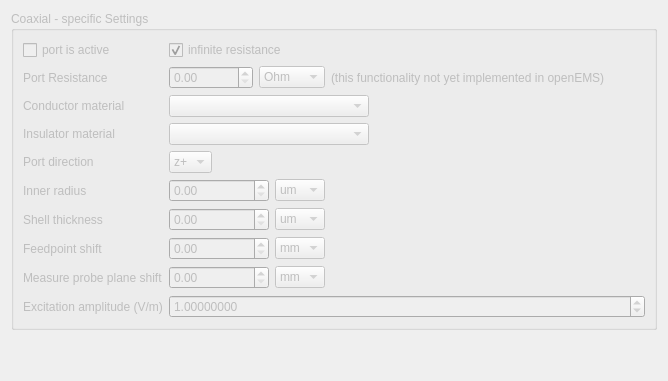
               <widget class="QWidget" name="Coaxial">
                <attribute name="title">
                 <string>Coaxial</string>
                </attribute>
                <layout class="QVBoxLayout" name="verticalLayout_29">
                 <item>
                  <widget class="QGroupBox" name="coaxialPortSettingsGroup">
                   <property name="enabled">
                    <bool>false</bool>
                   </property>
                   <property name="title">
                    <string>Coaxial - specific Settings</string>
                   </property>
                   <layout class="QGridLayout" name="gridLayout_18">
                    <item row="7" column="0">
                     <widget class="QLabel" name="label_75">
                      <property name="text">
                       <string>Feedpoint shift</string>
                      </property>
                     </widget>
                    </item>
                    <item row="2" column="0">
                     <widget class="QLabel" name="label_72">
                      <property name="text">
                       <string>Conductor material</string>
                      </property>
                     </widget>
                    </item>
                    <item row="6" column="0">
                     <widget class="QLabel" name="label_73">
                      <property name="text">
                       <string>Shell thickness</string>
                      </property>
                     </widget>
                    </item>
                    <item row="0" column="0">
                     <widget class="QCheckBox" name="coaxialPortActive">
                      <property name="text">
                       <string>port is active</string>
                      </property>
                     </widget>
                    </item>
                    <item row="3" column="0">
                     <widget class="QLabel" name="label_71">
                      <property name="text">
                       <string>Insulator material</string>
                      </property>
                     </widget>
                    </item>
                    <item row="1" column="2">
                     <layout class="QHBoxLayout" name="horizontalLayout_41">
                      <property name="leftMargin">
                       <number>0</number>
                      </property>
                      <property name="topMargin">
                       <number>0</number>
                      </property>
                      <property name="rightMargin">
                       <number>0</number>
                      </property>
                      <property name="bottomMargin">
                       <number>0</number>
                      </property>
                      <item>
                       <widget class="QDoubleSpinBox" name="coaxialPortResistanceValue">
                        <property name="enabled">
                         <bool>false</bool>
                        </property>
                        <property name="maximum">
                         <double>10000000000.000000000000000</double>
                        </property>
                       </widget>
                      </item>
                      <item>
                       <widget class="QComboBox" name="coaxialPortResistanceUnits">
                        <property name="enabled">
                         <bool>false</bool>
                        </property>
                        <property name="currentText">
                         <string>Ohm</string>
                        </property>
                        <item>
                         <property name="text">
                          <string>Ohm</string>
                         </property>
                        </item>
                        <item>
                         <property name="text">
                          <string>uOhm</string>
                         </property>
                        </item>
                        <item>
                         <property name="text">
                          <string>mOhm</string>
                         </property>
                        </item>
                        <item>
                         <property name="text">
                          <string>kOhm</string>
                         </property>
                        </item>
                        <item>
                         <property name="text">
                          <string>MOhm</string>
                         </property>
                        </item>
                        <item>
                         <property name="text">
                          <string>GOhm</string>
                         </property>
                        </item>
                       </widget>
                      </item>
                      <item>
                       <widget class="QLabel" name="label_84">
                        <property name="text">
                         <string>(this functionality not yet implemented in openEMS)</string>
                        </property>
                       </widget>
                      </item>
                      <item>
                       <spacer name="horizontalSpacer_31">
                        <property name="orientation">
                         <enum>Qt::Orientation::Horizontal</enum>
                        </property>
                        <property name="sizeHint" stdset="0">
                         <size>
                          <width>40</width>
                          <height>20</height>
                         </size>
                        </property>
                       </spacer>
                      </item>
                     </layout>
                    </item>
                    <item row="2" column="2">
                     <layout class="QHBoxLayout" name="horizontalLayout_50">
                      <item>
                       <widget class="QComboBox" name="coaxialPortConductorMaterialComboBox">
                        <property name="minimumSize">
                         <size>
                          <width>200</width>
                          <height>0</height>
                         </size>
                        </property>
                       </widget>
                      </item>
                      <item>
                       <spacer name="horizontalSpacer_42">
                        <property name="orientation">
                         <enum>Qt::Orientation::Horizontal</enum>
                        </property>
                        <property name="sizeType">
                         <enum>QSizePolicy::Policy::Expanding</enum>
                        </property>
                        <property name="sizeHint" stdset="0">
                         <size>
                          <width>40</width>
                          <height>20</height>
                         </size>
                        </property>
                       </spacer>
                      </item>
                     </layout>
                    </item>
                    <item row="7" column="2">
                     <layout class="QHBoxLayout" name="horizontalLayout_32">
                      <item>
                       <widget class="QDoubleSpinBox" name="coaxialPortFeedpointShiftValue">
                        <property name="minimumSize">
                         <size>
                          <width>100</width>
                          <height>0</height>
                         </size>
                        </property>
                        <property name="maximum">
                         <double>1000000.000000000000000</double>
                        </property>
                       </widget>
                      </item>
                      <item>
                       <widget class="QComboBox" name="coaxialPortFeedpointShiftUnits">
                        <property name="currentIndex">
                         <number>2</number>
                        </property>
                        <item>
                         <property name="text">
                          <string>m</string>
                         </property>
                        </item>
                        <item>
                         <property name="text">
                          <string>cm</string>
                         </property>
                        </item>
                        <item>
                         <property name="text">
                          <string>mm</string>
                         </property>
                        </item>
                        <item>
                         <property name="text">
                          <string>um</string>
                         </property>
                        </item>
                        <item>
                         <property name="text">
                          <string>nm</string>
                         </property>
                        </item>
                        <item>
                         <property name="text">
                          <string>pm</string>
                         </property>
                        </item>
                       </widget>
                      </item>
                      <item>
                       <spacer name="horizontalSpacer_26">
                        <property name="orientation">
                         <enum>Qt::Orientation::Horizontal</enum>
                        </property>
                        <property name="sizeHint" stdset="0">
                         <size>
                          <width>40</width>
                          <height>20</height>
                         </size>
                        </property>
                       </spacer>
                      </item>
                     </layout>
                    </item>
                    <item row="9" column="2">
                     <widget class="QDoubleSpinBox" name="coaxialPortExcitationAmplitude">
                      <property name="decimals">
                       <number>8</number>
                      </property>
                      <property name="minimum">
                       <double>-1000000.000000000000000</double>
                      </property>
                      <property name="maximum">
                       <double>1000000.000000000000000</double>
                      </property>
                      <property name="singleStep">
                       <double>0.100000000000000</double>
                      </property>
                      <property name="value">
                       <double>1.000000000000000</double>
                      </property>
                     </widget>
                    </item>
                    <item row="5" column="0">
                     <widget class="QLabel" name="label_74">
                      <property name="text">
                       <string>Inner radius</string>
                      </property>
                     </widget>
                    </item>
                    <item row="3" column="2">
                     <layout class="QHBoxLayout" name="horizontalLayout_49">
                      <item>
                       <widget class="QComboBox" name="coaxialPortMaterialComboBox">
                        <property name="minimumSize">
                         <size>
                          <width>200</width>
                          <height>0</height>
                         </size>
                        </property>
                       </widget>
                      </item>
                      <item>
                       <spacer name="horizontalSpacer_41">
                        <property name="orientation">
                         <enum>Qt::Orientation::Horizontal</enum>
                        </property>
                        <property name="sizeType">
                         <enum>QSizePolicy::Policy::Expanding</enum>
                        </property>
                        <property name="sizeHint" stdset="0">
                         <size>
                          <width>40</width>
                          <height>20</height>
                         </size>
                        </property>
                       </spacer>
                      </item>
                     </layout>
                    </item>
                    <item row="8" column="0">
                     <widget class="QLabel" name="label_76">
                      <property name="text">
                       <string>Measure probe plane shift</string>
                      </property>
                     </widget>
                    </item>
                    <item row="4" column="2">
                     <layout class="QHBoxLayout" name="horizontalLayout_42">
                      <item>
                       <widget class="QComboBox" name="coaxialPortDirection">
                        <property name="currentText">
                         <string>z+</string>
                        </property>
                        <item>
                         <property name="text">
                          <string>z+</string>
                         </property>
                        </item>
                        <item>
                         <property name="text">
                          <string>z-</string>
                         </property>
                        </item>
                        <item>
                         <property name="text">
                          <string>x+</string>
                         </property>
                        </item>
                        <item>
                         <property name="text">
                          <string>x-</string>
                         </property>
                        </item>
                        <item>
                         <property name="text">
                          <string>y+</string>
                         </property>
                        </item>
                        <item>
                         <property name="text">
                          <string>y-</string>
                         </property>
                        </item>
                       </widget>
                      </item>
                      <item>
                       <spacer name="horizontalSpacer_34">
                        <property name="orientation">
                         <enum>Qt::Orientation::Horizontal</enum>
                        </property>
                        <property name="sizeHint" stdset="0">
                         <size>
                          <width>40</width>
                          <height>20</height>
                         </size>
                        </property>
                       </spacer>
                      </item>
                     </layout>
                    </item>
                    <item row="8" column="2">
                     <layout class="QHBoxLayout" name="horizontalLayout_33">
                      <item>
                       <widget class="QDoubleSpinBox" name="coaxialPortMeasureShiftValue">
                        <property name="minimumSize">
                         <size>
                          <width>100</width>
                          <height>0</height>
                         </size>
                        </property>
                        <property name="maximum">
                         <double>1000000.000000000000000</double>
                        </property>
                       </widget>
                      </item>
                      <item>
                       <widget class="QComboBox" name="coaxialPortMeasureShiftUnits">
                        <property name="currentIndex">
                         <number>2</number>
                        </property>
                        <item>
                         <property name="text">
                          <string>m</string>
                         </property>
                        </item>
                        <item>
                         <property name="text">
                          <string>cm</string>
                         </property>
                        </item>
                        <item>
                         <property name="text">
                          <string>mm</string>
                         </property>
                        </item>
                        <item>
                         <property name="text">
                          <string>um</string>
                         </property>
                        </item>
                        <item>
                         <property name="text">
                          <string>nm</string>
                         </property>
                        </item>
                        <item>
                         <property name="text">
                          <string>pm</string>
                         </property>
                        </item>
                       </widget>
                      </item>
                      <item>
                       <spacer name="horizontalSpacer_27">
                        <property name="orientation">
                         <enum>Qt::Orientation::Horizontal</enum>
                        </property>
                        <property name="sizeHint" stdset="0">
                         <size>
                          <width>40</width>
                          <height>20</height>
                         </size>
                        </property>
                       </spacer>
                      </item>
                     </layout>
                    </item>
                    <item row="6" column="2">
                     <layout class="QHBoxLayout" name="horizontalLayout_30">
                      <item>
                       <widget class="QDoubleSpinBox" name="coaxialPortShellThicknessValue">
                        <property name="minimumSize">
                         <size>
                          <width>100</width>
                          <height>0</height>
                         </size>
                        </property>
                        <property name="maximum">
                         <double>1000000.000000000000000</double>
                        </property>
                       </widget>
                      </item>
                      <item>
                       <widget class="QComboBox" name="coaxialPortShellThicknessUnits">
                        <property name="currentIndex">
                         <number>3</number>
                        </property>
                        <item>
                         <property name="text">
                          <string>m</string>
                         </property>
                        </item>
                        <item>
                         <property name="text">
                          <string>cm</string>
                         </property>
                        </item>
                        <item>
                         <property name="text">
                          <string>mm</string>
                         </property>
                        </item>
                        <item>
                         <property name="text">
                          <string>um</string>
                         </property>
                        </item>
                        <item>
                         <property name="text">
                          <string>nm</string>
                         </property>
                        </item>
                        <item>
                         <property name="text">
                          <string>pm</string>
                         </property>
                        </item>
                       </widget>
                      </item>
                      <item>
                       <spacer name="horizontalSpacer_24">
                        <property name="orientation">
                         <enum>Qt::Orientation::Horizontal</enum>
                        </property>
                        <property name="sizeHint" stdset="0">
                         <size>
                          <width>40</width>
                          <height>20</height>
                         </size>
                        </property>
                       </spacer>
                      </item>
                     </layout>
                    </item>
                    <item row="4" column="0">
                     <widget class="QLabel" name="label_87">
                      <property name="text">
                       <string>Port direction</string>
                      </property>
                     </widget>
                    </item>
                    <item row="1" column="0">
                     <widget class="QLabel" name="label_86">
                      <property name="text">
                       <string>Port Resistance</string>
                      </property>
                     </widget>
                    </item>
                    <item row="5" column="2">
                     <layout class="QHBoxLayout" name="horizontalLayout_31">
                      <item>
                       <widget class="QDoubleSpinBox" name="coaxialPortInnerRadiusValue">
                        <property name="minimumSize">
                         <size>
                          <width>100</width>
                          <height>0</height>
                         </size>
                        </property>
                        <property name="maximum">
                         <double>1000000.000000000000000</double>
                        </property>
                       </widget>
                      </item>
                      <item>
                       <widget class="QComboBox" name="coaxialPortInnerRadiusUnits">
                        <property name="currentIndex">
                         <number>3</number>
                        </property>
                        <item>
                         <property name="text">
                          <string>m</string>
                         </property>
                        </item>
                        <item>
                         <property name="text">
                          <string>cm</string>
                         </property>
                        </item>
                        <item>
                         <property name="text">
                          <string>mm</string>
                         </property>
                        </item>
                        <item>
                         <property name="text">
                          <string>um</string>
                         </property>
                        </item>
                        <item>
                         <property name="text">
                          <string>nm</string>
                         </property>
                        </item>
                        <item>
                         <property name="text">
                          <string>pm</string>
                         </property>
                        </item>
                       </widget>
                      </item>
                      <item>
                       <spacer name="horizontalSpacer_25">
                        <property name="orientation">
                         <enum>Qt::Orientation::Horizontal</enum>
                        </property>
                        <property name="sizeHint" stdset="0">
                         <size>
                          <width>40</width>
                          <height>20</height>
                         </size>
                        </property>
                       </spacer>
                      </item>
                     </layout>
                    </item>
                    <item row="9" column="0">
                     <widget class="QLabel" name="label_80">
                      <property name="text">
                       <string>Excitation amplitude (V/m)</string>
                      </property>
                     </widget>
                    </item>
                    <item row="0" column="2">
                     <widget class="QCheckBox" name="coaxialPortInfinitResistance">
                      <property name="enabled">
                       <bool>false</bool>
                      </property>
                      <property name="text">
                       <string>infinite resistance</string>
                      </property>
                      <property name="checked">
                       <bool>true</bool>
                      </property>
                     </widget>
                    </item>
                   </layout>
                  </widget>
                 </item>
                 <item>
                  <spacer name="verticalSpacer_17">
                   <property name="orientation">
                    <enum>Qt::Orientation::Vertical</enum>
                   </property>
                   <property name="sizeHint" stdset="0">
                    <size>
                     <width>20</width>
                     <height>40</height>
                    </size>
                   </property>
                  </spacer>
                 </item>
                </layout>
               </widget>
